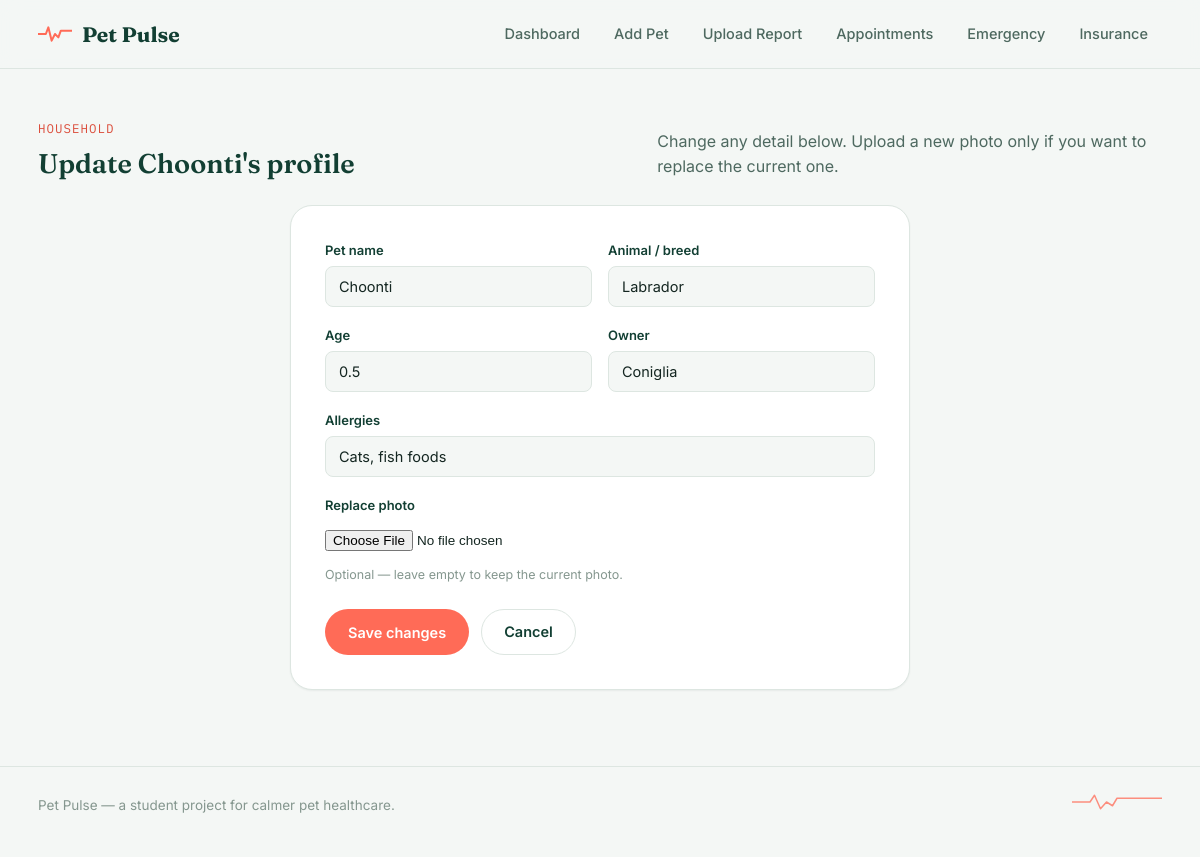
Screenshot of /update_pet/2 with the database file from the repository.
### tables this page shows
CREATE TABLE pets (
                id INTEGER PRIMARY KEY AUTOINCREMENT,
                name TEXT NOT NULL,
                animal TEXT NOT NULL,
                age TEXT,
                allergies TEXT,
                owner TEXT,
                image_file TEXT
            );

### routes.py (the view, shortened to what this page needs)
@main_blueprint.route("/update_pet/<int:pet_id>", methods=["GET", "POST"])
def update_pet(pet_id):
    pet = models.fetch_pet(pet_id)
    if pet is None:
        abort(404)
    return render_template("update_pet.html", pet=pet)

### models.py (called while the page is built)
def get_db_connection():
    if "db" not in g:
        g.db = sqlite3.connect(current_app.config["DATABASE"])
        g.db.row_factory = sqlite3.Row
        g.db.execute("PRAGMA foreign_keys = ON")
    return g.db

def fetch_pet(pet_id):
    db = get_db_connection()
    return db.execute("SELECT * FROM pets WHERE id = ?", (pet_id,)).fetchone()

### templates/update_pet.html (shortened to what this page needs)
{% extends "base.html" %}
{% block content %}
<section class="section">
  <div class="shell">
    <div class="section-head">
      <div>
        <span class="eyebrow">Household</span>
        <h2>Update {{ pet.name }}'s profile</h2>
      </div>
      <p>Change any detail below. Upload a new photo only if you want to replace the current one.</p>
    </div>
    <div class="form-card">
      <form action="{{ url_for('main.update_pet', pet_id=pet.id) }}" method="POST" enctype="multipart/form-data">
        <div class="field-row">
          <div class="field">
            <label for="name">Pet name</label>
            <input type="text" id="name" name="name" value="{{ pet.name }}" required>
          </div>
          <div class="field">
            <label for="animal">Animal / breed</label>
            <input type="text" id="animal" name="animal" value="{{ pet.animal }}" required>
          </div>
        </div>
        <div class="field-row">
          <div class="field">
            <label for="age">Age</label>
            <input type="text" id="age" name="age" value="{{ pet.age or '' }}">
          </div>
          <div class="field">
            <label for="owner">Owner</label>
            <input type="text" id="owner" name="owner" value="{{ pet.owner or '' }}">
          </div>
        </div>
        <div class="field">
          <label for="allergies">Allergies</label>
          <input type="text" id="allergies" name="allergies" value="{{ pet.allergies or '' }}">
        </div>
        <div class="field">
          <label for="file">Replace photo</label>
          <input type="file" id="file" name="file" accept="image/*">
          <div class="hint">Optional &mdash; leave empty to keep the current photo.</div>
        </div>
        <div class="form-foot">
          <button type="submit" class="btn btn-accent">Save changes</button>
          <a href="{{ url_for('main.index') }}" class="btn btn-ghost">Cancel</a>
        </div>
      </form>
    </div>
  </div>
</section>
{% endblock %}

### static/css/style.css (style rules this page uses)
:root { --bg: #F4F7F5; --surface: #FFFFFF; --surface-soft: #EBF1EE; --ink: #142621; --ink-soft: #4E6960; --ink-faint: #85978F; --line: #DDE6E1; --primary: #1F6F5C; --primary-dark: #123F33; --primary-tint: #E4F0EC; --accent: #FF6B57; --accent-dark: #DB4E3C; --accent-tint: #FFE4DE; --radius-sm: 8px; --radius-md: 14px; --radius-lg: 22px; --shadow-sm: 0 1px 2px rgba(20, 38, 33, 0.06); --shadow-md: 0 12px 30px -14px rgba(20, 38, 33, 0.28); --font-display: "Fraunces", "Iowan Old Style", serif; --font-body: "Inter", -apple-system, BlinkMacSystemFont, "Segoe UI", sans-serif; --font-mono: "IBM Plex Mono", "SFMono-Regular", Consolas, monospace; }
* { box-sizing: border-box; }
html { scroll-behavior: smooth; }
body { margin: 0; background: var(--bg); color: var(--ink); font-family: var(--font-body); font-size: 16px; line-height: 1.55; -webkit-font-smoothing: antialiased; }
.shell { max-width: 1180px; margin: 0 auto; padding: 0 28px; }
h1, h2, h3, h4 { font-family: var(--font-display); color: var(--primary-dark); font-weight: 600; line-height: 1.15; margin: 0 0 0.4em; }
a { color: var(--primary); text-decoration: none; }
.eyebrow { font-family: var(--font-mono); font-size: 12.5px; letter-spacing: 0.08em; text-transform: uppercase; color: var(--accent-dark); display: inline-flex; align-items: center; gap: 8px; }
.btn { display: inline-flex; align-items: center; justify-content: center; gap: 8px; font-family: var(--font-body); font-weight: 600; font-size: 14.5px; padding: 11px 22px; border-radius: 999px; border: 1px solid transparent; cursor: pointer; transition: transform 0.12s ease, box-shadow 0.12s ease, background 0.15s ease; }
.btn-accent { background: var(--accent); color: #fff; }
.btn-ghost { background: transparent; color: var(--primary-dark); border-color: var(--line); }
.section { padding: 46px 0; }
.section-head { display: flex; align-items: flex-end; justify-content: space-between; gap: 20px; margin-bottom: 26px; flex-wrap: wrap; }
.section-head h2 { font-size: 27px; margin: 8px 0 0; }
.section-head p { margin: 0; color: var(--ink-soft); max-width: 50ch; }
.form-card { background: var(--surface); border: 1px solid var(--line); border-radius: var(--radius-lg); padding: 34px; max-width: 620px; margin: 0 auto; box-shadow: var(--shadow-sm); }
.field { margin-bottom: 18px; }
.field label { display: block; font-size: 13px; font-weight: 600; color: var(--primary-dark); margin-bottom: 6px; }
.field .hint { font-size: 12.5px; color: var(--ink-faint); margin-top: 5px; }
.field input[type="text"], .field input[type="number"], .field input[type="datetime-local"], .field input[type="date"], .field select, .field textarea { width: 100%; font-family: var(--font-body); font-size: 14.5px; padding: 11px 13px; border-radius: var(--radius-sm); border: 1px solid var(--line); background: var(--bg); color: var(--ink); transition: border-color 0.15s ease, background 0.15s ease; }
.field input[type="file"] { width: 100%; font-size: 13.5px; padding: 9px 0; }
.field-row { display: grid; grid-template-columns: 1fr 1fr; gap: 16px; }
.form-foot { display: flex; gap: 12px; margin-top: 24px; }

### rows the page displays
pets: name "Choonti", animal "Labrador", age "0.5", owner "Coniglia", allergies "Cats, fish foods"
